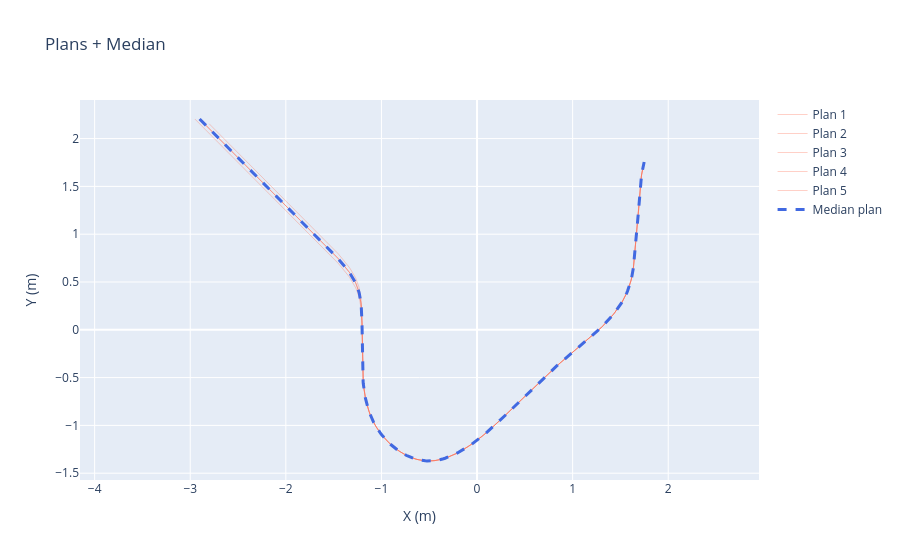

Notebook code cell kept with this figure:
### Code cell
fig = go.Figure()

for i, (px, py) in enumerate(resampled_plans):
    fig.add_trace(go.Scatter(
        x=px, y=py,
        mode='lines', name=f'Plan {i+1}',
        line=dict(color='tomato', width=1),
        opacity=0.3
    ))

fig.add_trace(go.Scatter(
    x=median_plan_x, y=median_plan_y,
    mode='lines', name='Median plan',
    line=dict(color='royalblue', dash='dash', width=3)
))

fig.update_layout(
    title='Plans + Median',
    xaxis_title='X (m)', yaxis_title='Y (m)',
    yaxis_scaleanchor='x', hovermode='closest'
)
fig.show()

### Figure 1 — Plotly figure (JSON) as saved in the notebook; plotly's stock layout.template omitted (floating-point values rounded to 4 significant figures; data arrays with more than 128 entries replaced by an {"elided": "..."} marker saying what was removed)
{"data": [{"line": {"color": "tomato", "width": 1}, "mode": "lines", "name": "Plan 1", "opacity": 0.3, "type": "scatter", "x": {"elided": "500 float values"}, "y": {"elided": "500 float values"}}, {"line": {"color": "tomato", "width": 1}, "mode": "lines", "name": "Plan 2", "opacity": 0.3, "type": "scatter", "x": {"elided": "500 float values"}, "y": {"elided": "500 float values"}}, {"line": {"color": "tomato", "width": 1}, "mode": "lines", "name": "Plan 3", "opacity": 0.3, "type": "scatter", "x": {"elided": "500 float values"}, "y": {"elided": "500 float values"}}, {"line": {"color": "tomato", "width": 1}, "mode": "lines", "name": "Plan 4", "opacity": 0.3, "type": "scatter", "x": {"elided": "500 float values"}, "y": {"elided": "500 float values"}}, {"line": {"color": "tomato", "width": 1}, "mode": "lines", "name": "Plan 5", "opacity": 0.3, "type": "scatter", "x": {"elided": "500 float values"}, "y": {"elided": "500 float values"}}, {"line": {"color": "royalblue", "dash": "dash", "width": 3}, "mode": "lines", "name": "Median plan", "type": "scatter", "x": {"elided": "500 float values"}, "y": {"elided": "500 float values"}}], "layout": {"hovermode": "closest", "title": {"text": "Plans + Median"}, "xaxis": {"title": {"text": "X (m)"}}, "yaxis": {"scaleanchor": "x", "title": {"text": "Y (m)"}}}}
